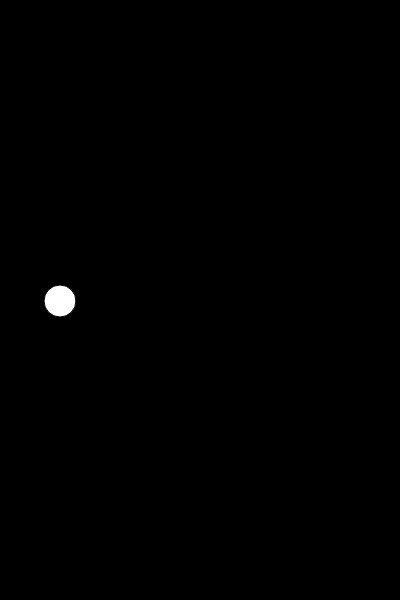
Frame 1 (no input)
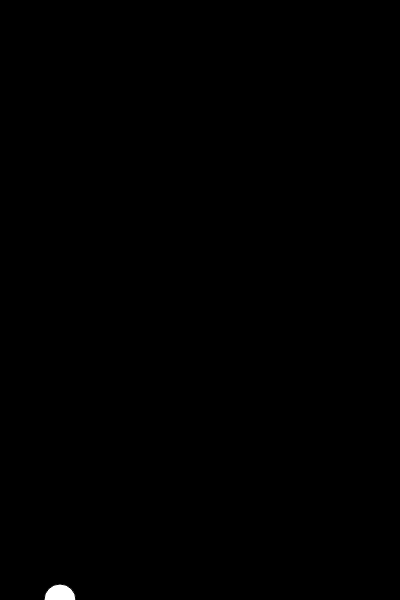
Frame 60 (no input)
Frame 120 (the mouse pressed at the canvas centre since frame 60): identical to frame 60, image omitted

The p5.js sketch that drew these frames (run headless with seeded random() and noise() and a simulated clock; from frame 60 on, the mouse is pressed at the canvas centre):

// p5.js sketch
// ── sketch.js
var bird;

function setup() {
  createCanvas(400, 600);
  bird = new Bird();
}

function draw() {
  background(0);
  bird.update();
  bird.show();
}

function keyPressed() {
  if (key == ' ') {
    console.log("SPACE PRESSED")
  }
}

// ── bird.js
function Bird() {
  this.y = height/2;
  this.x = 60;

  this.gravity = 1;
  this.velocity = 0;

  this.show = function() {
    fill(255);
    ellipse(this.x, this.y, 32, 32);
  }

  this.update = function() {
    this.velocity += this.gravity;
    this.y += this.velocity;

    if (this.y > height) {
      this.y = height;
      this.velocity = 0;
    }

    if (this.y < 0) {
      this.y = 0;
      this.velocity = 0;
    }
  }
}

// ── pipe.js
function Pipe() {
  this.top = random(height/2);
  this.bottom = random(height/2);
  this.x = width;
  this.w = 20;
  this.speed = 2;
  this.heighlight = false;

  this.hits = function(bird) {
    if (bird.y < this.top || bird.y > height - this.bottom) {
      if (bird.x > this.x && bird.x < this.x + this.w) {
        this.heighlight = true;
        return true;
      }
    }
    this.heighlight = false;
    return false;
  }

  this.show = function() {
    fill(255);
    if (this.heighlight) {
      fill(255, 0, 0);
    }
    rect(this.x, 0, this.w, this.top)
    rect(this.x, height-this.bottom, this.w, this.bottom);
  }

  this.update = function() {
    this.x -= this.speed;
  }

  this.offscreen = function() {
    if (this.x < -this.w) {
      return true;
    } else {
      return false;
    }
  }
}
